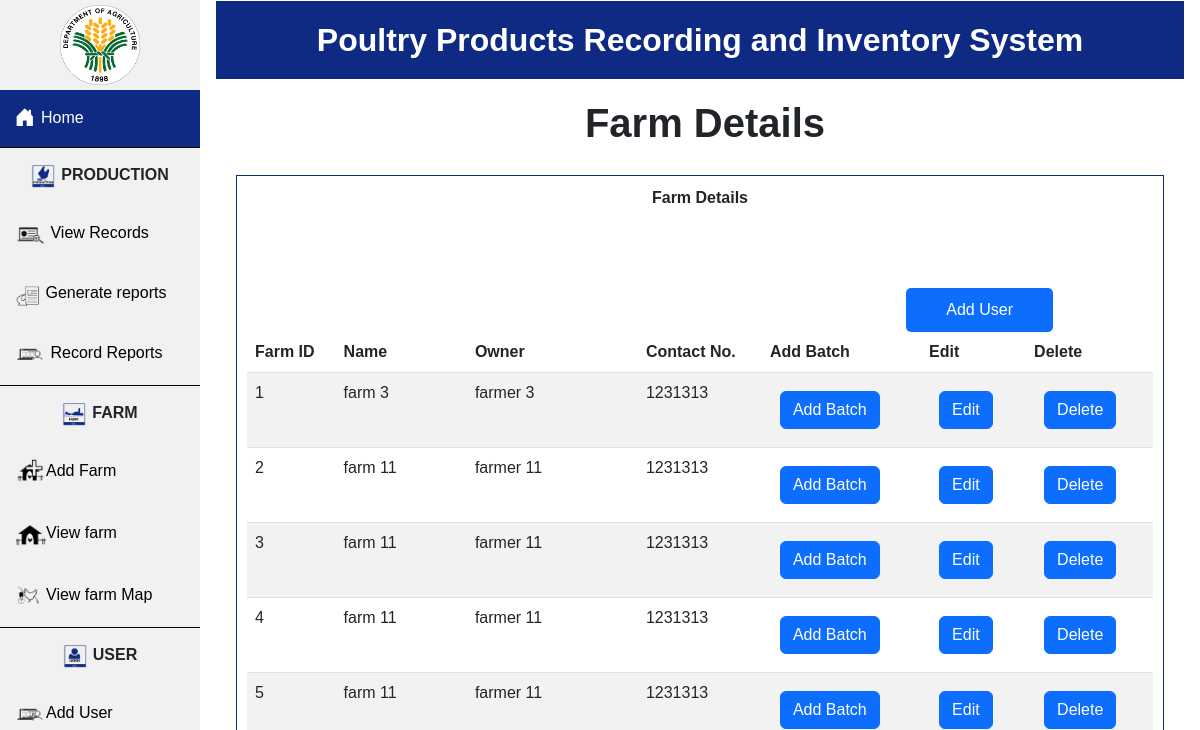
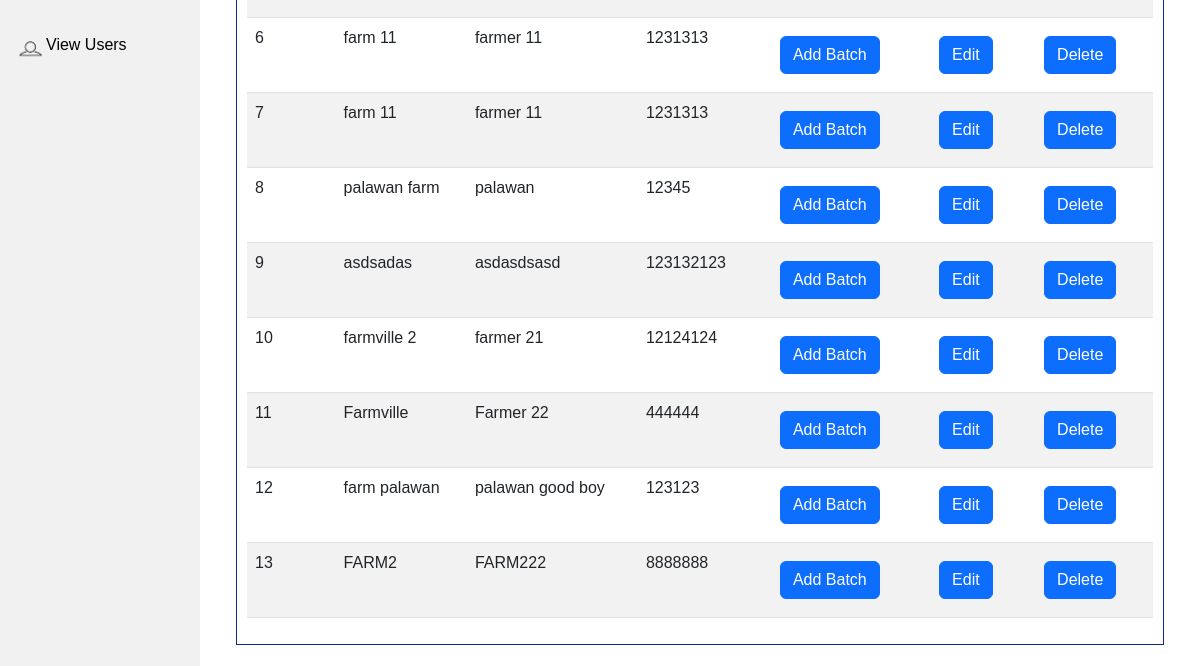
The page /project/view-farm.php on the database as committed earlier (2 pictures, top to bottom).
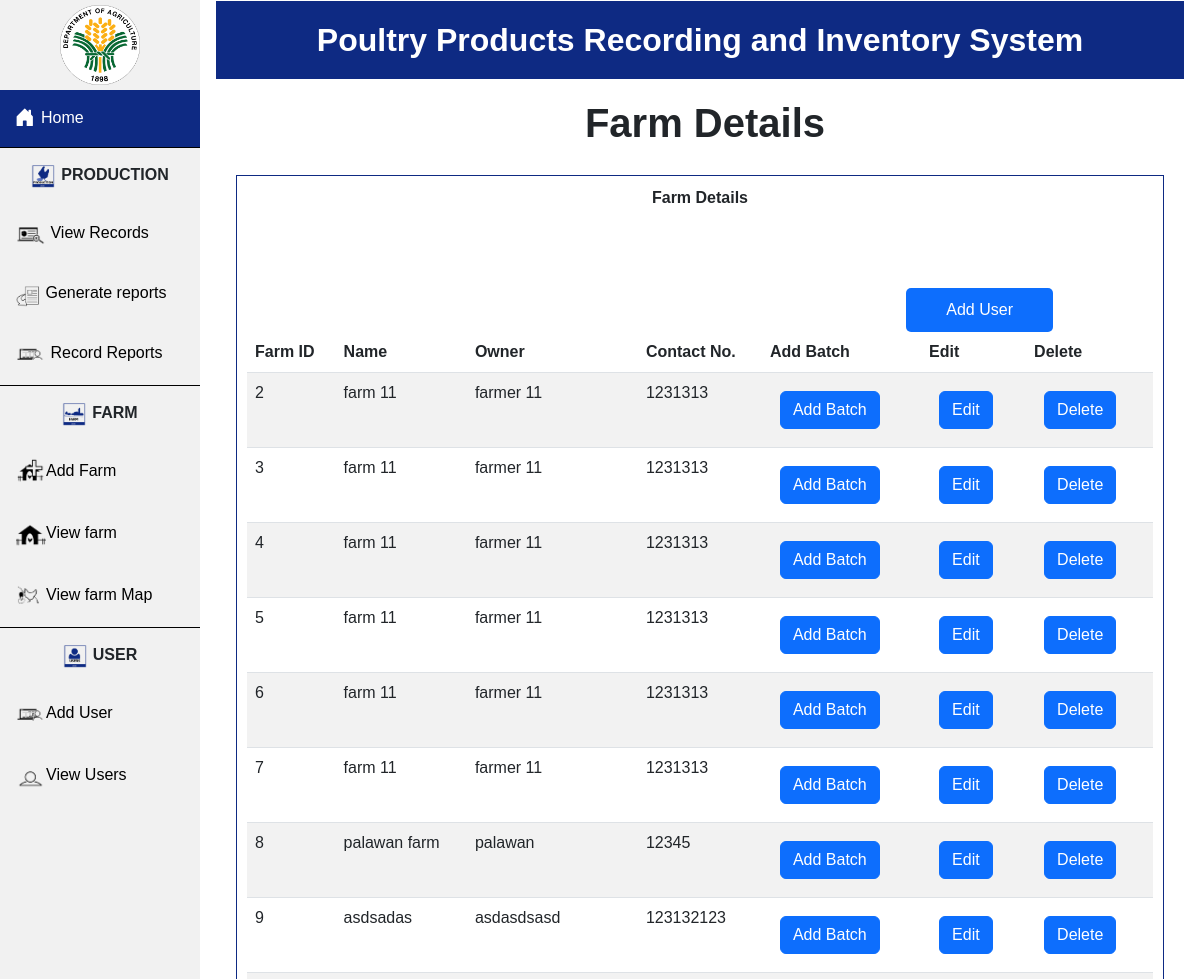
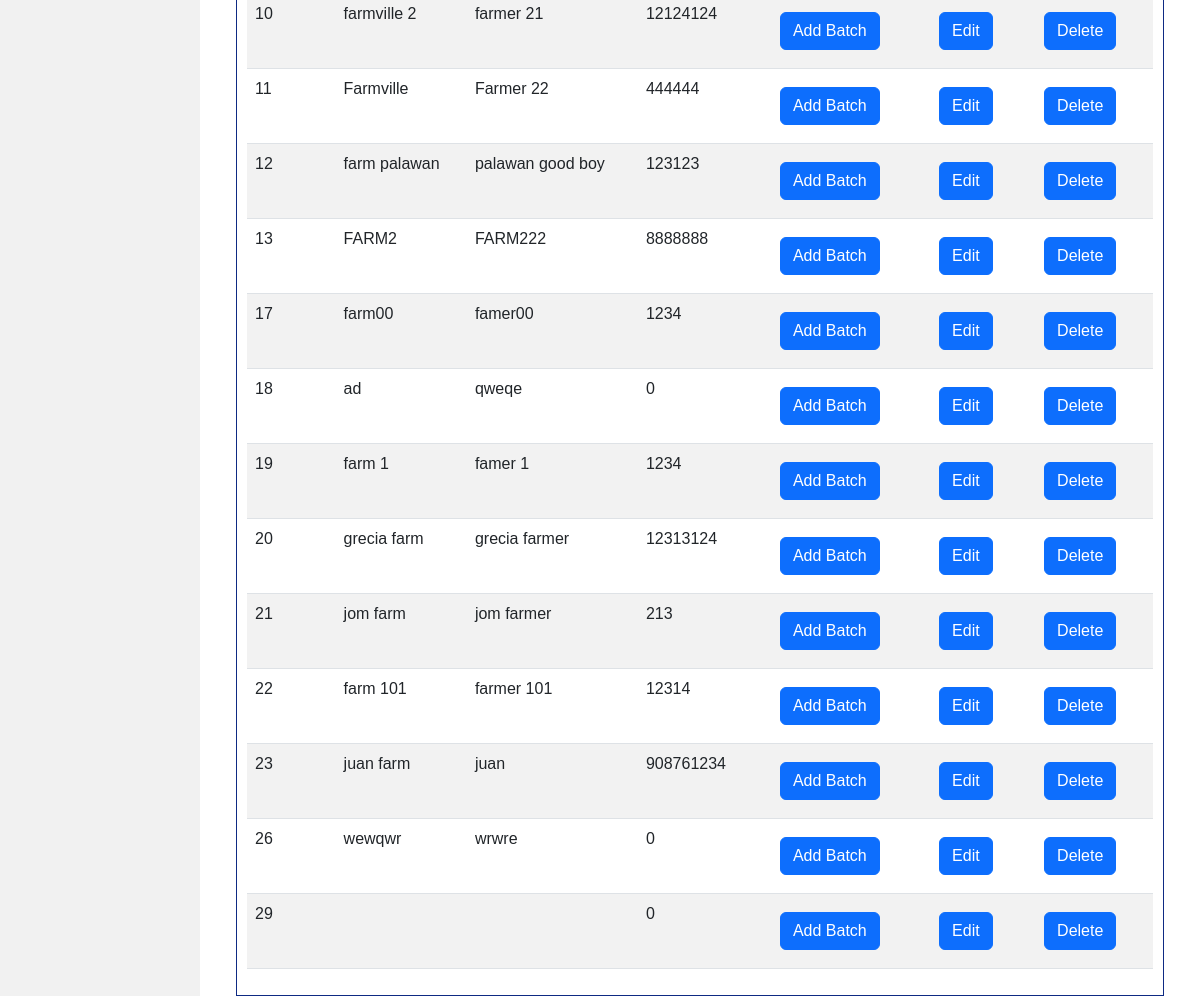
The same page on the database as committed later (2 pictures, top to bottom).
### tables this page shows
CREATE TABLE `farm` (
  `farmID` int(21) NOT NULL,
  `baranggayID` int(21) NOT NULL,
  `farmname` varchar(21) NOT NULL,
  `farmowner` varchar(21) NOT NULL,
  `contactno` int(21) NOT NULL,
  `lat` decimal(65,0) NOT NULL,
  `lng` decimal(65,0) NOT NULL
);

### project/view-farm.php (the view, shortened to what this page needs)
<?php
$username = "root";
$password = "";
$database = "project";
$mysqli = new mysqli("localhost", $username, $password, $database);
?>
<?php include ("header.php");  ?>
	<section class="view-farm">
        <h2> Farm Details</h2>
    </section>
    <section class="view">
<?php
$query = "SELECT * FROM farm";
echo "<b> <center> Farm Details </center> </b> <br> <br>";
if ($result = $mysqli->query($query)){
		echo "<table class='table table-striped'>
			<thead>
			<tr>
				<th scope='col' id='count'>Farm ID</th>
				<th scope='col' id='farm-name'>Name</th>
				<th scope='col' id='owner'>Owner</th>
				<th scope='col' id='cntct'>Contact No.</th>
                <th scope='col' id='edit'>Add Batch</th>
				<th scope='col' id='delete'>Edit</th>
                <th scope='col' id='batch'>Delete</th>
			</tr>
			</thead>";
		}
        while ($row = $result->fetch_assoc()) {
        	echo"<tr>";
            	echo "<td id=' farmid' >" .$row['farmID']. "</td>";
            	echo "<td id=' farmname '>" .$row['farmname']. "</td>";
            	echo "<td id=' owner '>" .$row['farmowner']. "</td>";
            	echo "<td id=' cntct '>" .$row['contactno']. "</td>";
                echo '<td >
                <button type="button" class="btn btn-primary" data-bs-toggle="modal" data-bs-target="#editModal" >
                   <a href= "update-farm.php?farmID='.$row['farmID'].'"> Add Batch </a>
                </button>
                 </td>';
	        	echo '<td >
                        <button type="button" class="btn btn-primary" data-bs-toggle="modal" data-bs-target="#editModal" >
                           <a href= "update-farm.php?farmID='.$row['farmID'].'"> Edit </a>
                        </button>
                </td>';
				echo '
					<td>
						<button type="button" class="btn btn-primary" data-bs-toggle="modal" data-bs-target="#deleteModal'.$row["farmID"].'">
							Delete
						</button>
						<form action="view-user.php" method="GET">
							<div class="modal fade" id="deleteModal'.$row["farmID"].'" tabindex="-1" aria-labelledby="ModalLabel" aria-hidden="true">
								<div class="modal-dialog">
									<div class="modal-content">
									<div class="modal-header">
										<h1 class="modal-title fs-5" id="exampleModalLabel">Confirm</h1>
										<button type="button" class="btn-close" data-bs-dismiss="modal" aria-label="Close"></button>
									</div>
									<div class="modal-body">
                                        <center> Are you sure you want to delete the farm with this id?? </center>
									</div>
                                        <center> <p> '.$row["farmID"].' </p> </center>
									<div class="modal-footer">
										<button type="button" class="btn btn-secondary" data-bs-dismiss="modal"> Cancel </button>
										<button type="submit" class="btn btn-primary"> <a href="delete-farm.php?id='.$row["farmID"].'"> Yes </a> </button>
									</div>
									</div>
								</div>
							</div>
						</form>
					</td>';
			echo"</tr>";
		}
?>
    </section>
    <div class="add">
        <div class="add-user-page">
            <a href="add-user.php">Add User</a>
        </div>
    </div>
</body>
</html>

Rows that differ between the two databases and show on the page:
removed farm: farmID "1", farmname "farm 3", farmowner "farmer 3", contactno "1231313"
added farm: farmID "17", farmname "farm00", farmowner "famer00", contactno "1234"
added farm: farmID "18", farmname "ad", farmowner "qweqe", contactno "0"
added farm: farmID "19", farmname "farm 1", farmowner "famer 1", contactno "1234"
added farm: farmID "20", farmname "grecia farm", farmowner "grecia farmer", contactno "12313124"
added farm: farmID "21", farmname "jom farm", farmowner "jom farmer", contactno "213"
added farm: farmID "22", farmname "farm 101", farmowner "farmer 101", contactno "12314"
added farm: farmID "23", farmname "juan farm", farmowner "juan", contactno "908761234"
added farm: farmID "26", farmname "wewqwr", farmowner "wrwre", contactno "0"
added farm: farmID "29", contactno "0"
